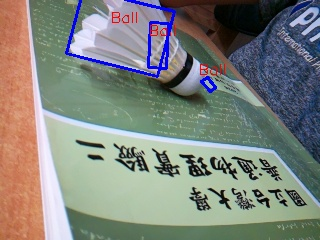
#> input picture test_capture.jpg, 320 x 240 px, given in place of the camera
$ python cameraFAKE.py
#> lines starting #> are read from the running program, lines starting #| are printed output that depends on the picture; after the words box and inside, x2 and y2 are one past the last pixel; in counts of white or black regions, pixels touching at a corner belong together
### rpi/camera_base.py
import logging

import cv2
import numpy as np

logger = logging.getLogger(__name__)


class CameraBase:
    def __init__(self, width=320, height=240, flip_code=-1):
        self.width = width
        self.height = height
        self.flip_code = flip_code

        self.lower_white = np.array([0, 166, 0])
        self.upper_white = np.array([180, 255, 174])
        self.kernel_open = np.ones((3, 3), np.uint8)
        self.kernel_close = np.ones((10, 10), np.uint8)

        self.lower_floor = np.array([35, 90, 20])
        self.upper_floor = np.array([95, 255, 190])
        self.floor_kernel_open = np.ones((5, 5), np.uint8)
        self.floor_kernel_close = np.ones((21, 21), np.uint8)
        self.floor_boundary_margin = 0
        self.floor_bottom_band_ratio = 0.75
        self.min_floor_area = int(self.width * self.height * 0.03)
        self.board_ignore_enabled = True
        self.board_ignore_left_side_y_ratio = 0.50
        self.board_ignore_left_bottom_x_ratio = 0.18
        self.board_ignore_right_side_y_ratio = 0.50
        self.board_ignore_right_bottom_x_ratio = 0.82

        self.ring_v_max = 80
        self.ring_kernel_open = np.ones((1, 1), np.uint8)
        self.ring_kernel_close = np.ones((3, 3), np.uint8)
        self.ring_floor_top_min_buffer = 8
        self.ring_floor_top_max_buffer = 40
        self.ring_above_floor_top = 15
        self.ring_below_floor_top = 55
        self.ring_min_area = 20
        self.ring_max_area = 1200
        self.ring_max_size = 70
        self.ring_white_roi_x = 70
        self.ring_white_roi_up = 45
        self.ring_white_roi_down = 35
        self.ring_white_min_area = 120
        self.ring_white_min_nonline_area = 100
        self.ring_max_width = 50
        self.ring_max_height = 50
        self.ring_white_near_radius = 8
        self.ring_floor_touch_x = 5
        self.ring_floor_touch_down = 12

        self.target_x = None
        self.target_y = None
        self.last_error = None
        self.lost_count = 0
        self.max_lost_frames = 5
        self.max_tracking_distance = 50
        self.head_end_band_ratio = 0.25
        self.head_width_ratio = 0.85

    def fix_orientation(self, frame):
        if self.flip_code is None:
            return frame
        return cv2.flip(frame, self.flip_code)

    # [46 lines left out: function estimate_head_from_long_axis, not called in this run]

    def build_floor_mask(self, frame):
        hsv = cv2.cvtColor(frame, cv2.COLOR_BGR2HSV)
#> hsv: shape (240, 320, 3); mean H, S, V 68, 72.2, 150.4
        green_mask = cv2.inRange(hsv, self.lower_floor, self.upper_floor)
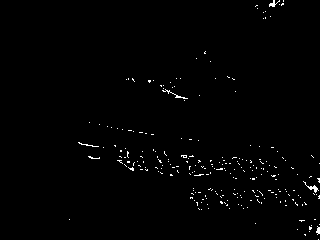
#> green_mask: shape (240, 320); 0.97% white in thin lines or dots, all inside (x1, y1, x2, y2) = (69, 0, 320, 240)
        green_mask = cv2.morphologyEx(green_mask, cv2.MORPH_OPEN, self.floor_kernel_open)
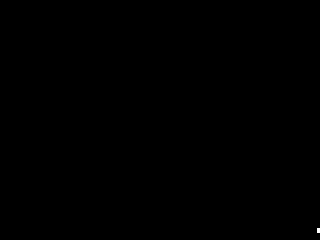
#> green_mask: shape (240, 320); 0.02% white; 1 white region (1 under 20 px)
        green_mask = cv2.morphologyEx(green_mask, cv2.MORPH_CLOSE, self.floor_kernel_close)
#> green_mask: shape (240, 320); 0.05% white; 1 white region

        contours, _ = cv2.findContours(green_mask, cv2.RETR_EXTERNAL, cv2.CHAIN_APPROX_SIMPLE)
#> contours = [[[317, 228], [317, 239], [319, 239], [319, 228]]]
        floor_mask = np.zeros((self.height, self.width), dtype=np.uint8)
        if not contours:
            return floor_mask

        bottom_y = int(self.height * self.floor_bottom_band_ratio)
        floor_contours = []
        for cnt in contours:
            area = cv2.contourArea(cnt)
            _, y, _, h = cv2.boundingRect(cnt)
            reaches_bottom_band = y + h >= bottom_y

            if area >= self.min_floor_area and reaches_bottom_band:
                floor_contours.append(cnt)

        if not floor_contours:
            return floor_mask

        floor_hulls = [cv2.convexHull(cnt) for cnt in floor_contours]
        cv2.drawContours(floor_mask, floor_hulls, -1, 255, -1)
        if self.floor_boundary_margin > 0:
            margin_kernel = np.ones(
                (self.floor_boundary_margin, self.floor_boundary_margin),
                np.uint8
            )
            floor_mask = cv2.erode(floor_mask, margin_kernel)
        return floor_mask

    def board_ignore_polygons(self):
        if not self.board_ignore_enabled:
            return []

        left_side_y = int(self.height * self.board_ignore_left_side_y_ratio)
        left_bottom_x = int(self.width * self.board_ignore_left_bottom_x_ratio)
        right_side_y = int(self.height * self.board_ignore_right_side_y_ratio)
        right_bottom_x = int(self.width * self.board_ignore_right_bottom_x_ratio)
        return [
            np.array(
                [(0, self.height - 1), (0, left_side_y), (left_bottom_x, self.height - 1)],
                dtype=np.int32,
            ),
            np.array(
                [
                    (self.width - 1, self.height - 1),
                    (self.width - 1, right_side_y),
                    (right_bottom_x, self.height - 1),
                ],
                dtype=np.int32,
            ),
        ]

    def build_roi_keep_mask(self):
        keep_mask = np.full((self.height, self.width), 255, dtype=np.uint8)
        polygons = self.board_ignore_polygons()
        if polygons:
            cv2.fillPoly(keep_mask, polygons, 0)
        return keep_mask

    def apply_roi_keep_mask(self, mask):
        return cv2.bitwise_and(mask, mask, mask=self.build_roi_keep_mask())

    def build_badminton_mask(self, frame):
        hls = cv2.cvtColor(frame, cv2.COLOR_BGR2HLS)
        badminton_mask = cv2.inRange(hls, self.lower_white, self.upper_white)
        badminton_mask = cv2.morphologyEx(badminton_mask, cv2.MORPH_OPEN, self.kernel_open)
        badminton_mask = cv2.morphologyEx(badminton_mask, cv2.MORPH_CLOSE, self.kernel_close)
        return self.apply_roi_keep_mask(badminton_mask)

    # [6 lines left out: function ring_floor_top_buffer, not called in this run]

    def build_floor_top_search_mask(self, floor_mask):
        if cv2.countNonZero(floor_mask) == 0:
            return np.full((self.height, self.width), 255, dtype=np.uint8)

        search_mask = np.zeros((self.height, self.width), dtype=np.uint8)
        for x in range(self.width):
            floor_y = np.flatnonzero(floor_mask[:, x])
            if len(floor_y) == 0:
                continue
            floor_top_y = int(floor_y[0])
            top_y = max(floor_top_y - self.ring_floor_top_buffer(floor_top_y), 0)
            bottom_y = min(floor_top_y + self.ring_below_floor_top, self.height)
            search_mask[top_y:bottom_y, x] = 255
        return search_mask

    def build_black_ring_mask(self, frame, floor_mask):
        hsv = cv2.cvtColor(frame, cv2.COLOR_BGR2HSV)
        ring_mask = cv2.inRange(
            hsv,
            np.array([0, 0, 0]),
            np.array([180, 255, self.ring_v_max])
        )
        search_mask = self.build_floor_top_search_mask(floor_mask)
        ring_mask = cv2.bitwise_and(ring_mask, ring_mask, mask=search_mask)
        ring_mask = cv2.morphologyEx(ring_mask, cv2.MORPH_OPEN, self.ring_kernel_open)
        ring_mask = cv2.morphologyEx(ring_mask, cv2.MORPH_CLOSE, self.ring_kernel_close)
        return self.apply_roi_keep_mask(ring_mask)

    def is_near_floor_top(self, floor_mask, x, y):
        if cv2.countNonZero(floor_mask) == 0:
            return True
        if not (0 <= x < self.width):
            return False

        floor_y = np.flatnonzero(floor_mask[:, x])
        if len(floor_y) == 0:
            return False

        top_y = int(floor_y[0])
        return top_y - self.ring_above_floor_top <= y <= top_y + self.ring_below_floor_top

    def find_black_ring_candidates(self, ring_mask, floor_mask):
        contours, _ = cv2.findContours(ring_mask, cv2.RETR_EXTERNAL, cv2.CHAIN_APPROX_SIMPLE)
#> contours = 119 contours, 97 with area under 20; largest, box (x1, y1, x2, y2) and area: (159, 0, 299, 59) 3994, (146, 51, 207, 105) 726, (267, 98, 311, 147) 416, (114, 144, 149, 172) 322, (177, 30, 224, 75) 278
        rings = []

        for cnt in contours:
            area = cv2.contourArea(cnt)
            if not (self.ring_min_area <= area <= self.ring_max_area):
                continue

            x, y, w, h = cv2.boundingRect(cnt)
            if w > self.ring_max_size or h > self.ring_max_size:
                continue

            rect = cv2.minAreaRect(cnt)
            rw, rh = rect[1]
            if rw == 0 or rh == 0:
                continue

            ratio = min(rw, rh) / max(rw, rh)
            if ratio < 0.15:
                continue

            center_x = int(rect[0][0])
            center_y = int(rect[0][1])
            if not self.is_near_floor_top(floor_mask, center_x, center_y):
                continue

            rings.append({
                "contour": cnt,
                "rect": rect,
                "area": area,
                "bbox": (x, y, w, h),
                "center_x": center_x,
                "center_y": center_y,
                "ratio": ratio,
            })

        rings.sort(key=lambda item: item["area"], reverse=True)
        return rings

    def crop_ring_white_roi(self, badminton_mask, ring):
        cx = ring["center_x"]
        cy = ring["center_y"]
        x1 = max(cx - self.ring_white_roi_x, 0)
        x2 = min(cx + self.ring_white_roi_x, self.width)
        y1 = max(cy - self.ring_white_roi_up, 0)
        y2 = min(cy + self.ring_white_roi_down, self.height)
        return badminton_mask[y1:y2, x1:x2]

    def horizontal_line_stats(self, mask):
        white_area = cv2.countNonZero(mask)
        if white_area == 0:
            return 0, 0

        kernel_width = max(mask.shape[1] // 3, 15)
        horizontal_kernel = np.ones((1, kernel_width), np.uint8)
        horizontal_lines = cv2.morphologyEx(mask, cv2.MORPH_OPEN, horizontal_kernel)
        line_area = cv2.countNonZero(horizontal_lines)
        return line_area / white_area, white_area - line_area

    def ring_bottom_in_floor(self, ring, floor_mask):
        if cv2.countNonZero(floor_mask) == 0:
            return True

        x, y, w, h = ring["bbox"]
        bottom_x = x + w // 2
        bottom_y = y + h - 1
        if not (0 <= bottom_x < self.width and 0 <= bottom_y < self.height):
            return False

        x1 = max(bottom_x - self.ring_floor_touch_x, 0)
        x2 = min(bottom_x + self.ring_floor_touch_x + 1, self.width)
        y1 = bottom_y
        y2 = min(bottom_y + self.ring_floor_touch_down + 1, self.height)
        return cv2.countNonZero(floor_mask[y1:y2, x1:x2]) > 0

    def validate_black_ring(self, ring, badminton_mask, floor_mask):
        roi = self.crop_ring_white_roi(badminton_mask, ring)
        white_area = cv2.countNonZero(roi)
        _, nonline_area = self.horizontal_line_stats(roi)

        x, y, w, h = ring["bbox"]
        size_ok = w <= self.ring_max_width and h <= self.ring_max_height
        near_kernel = cv2.getStructuringElement(
            cv2.MORPH_ELLIPSE,
            (self.ring_white_near_radius * 2 + 1, self.ring_white_near_radius * 2 + 1)
        )
        near_white = cv2.dilate(badminton_mask, near_kernel)
        touches_white = cv2.countNonZero(near_white[y:y + h, x:x + w]) > 0
        bottom_in_floor = self.ring_bottom_in_floor(ring, floor_mask)

        valid = (
            size_ok
            and bottom_in_floor
            and touches_white
            and white_area >= self.ring_white_min_area
            and nonline_area >= self.ring_white_min_nonline_area
        )

        result = ring.copy()
        result["white_area"] = white_area
        result["white_nonline_area"] = nonline_area
        result["size_ok"] = size_ok
        result["touches_white"] = touches_white
        result["bottom_in_floor"] = bottom_in_floor
        result["valid"] = valid
        return result

    def validate_black_rings(self, rings, badminton_mask, floor_mask):
        validated = [
            self.validate_black_ring(ring, badminton_mask, floor_mask)
            for ring in rings
        ]
        validated.sort(
            key=lambda item: (
                not item["valid"],
                -item["white_area"],
            )
        )
        return validated

    def ring_to_candidate(self, ring):
        target_cx = ring["center_x"]
        target_cy = ring["center_y"]
        error_from_center = target_cx - self.width // 2
        return {
            "contour": ring["contour"],
            "rect": ring["rect"],
            "area": ring["area"],
            "rect_cx": target_cx,
            "rect_cy": target_cy,
            "target_cx": target_cx,
            "target_cy": target_cy,
            "error": error_from_center,
            "w_h_ratio": ring["ratio"],
            "head_found": True,
            "source": "ring",
            "white_area": ring["white_area"],
            "white_nonline_area": ring["white_nonline_area"],
        }

    def detect_black_ring_candidates(self, frame, badminton_mask, floor_mask):
        ring_mask = self.build_black_ring_mask(frame, floor_mask)
        rings = self.find_black_ring_candidates(ring_mask, floor_mask)
#> rings = 19 items
        validated = self.validate_black_rings(rings, badminton_mask, floor_mask)
#> validated = 19 items
        return [self.ring_to_candidate(ring) for ring in validated if ring["valid"]]

    def build_display_mask(self, floor_mask, badminton_mask):
        return badminton_mask

    def has_floor(self, floor_mask):
        return cv2.countNonZero(floor_mask) >= self.min_floor_area

    def detect_frame(self, frame):
        floor_mask = self.build_floor_mask(frame)
        badminton_mask = self.build_badminton_mask(frame)

        candidate = self.detect_black_ring_candidates(frame, badminton_mask, floor_mask)
#> candidate = 14 items
        detection_mask = badminton_mask
        contours, _ = cv2.findContours(detection_mask,cv2.RETR_EXTERNAL,cv2.CHAIN_APPROX_SIMPLE)
#> contours = 8 contours, 2 with area under 20; largest, box (x1, y1, x2, y2) and area: (23, 0, 279, 240) 19928, (72, 0, 165, 70) 2803, (292, 9, 320, 42) 504, (172, 40, 201, 85) 305, (236, 82, 263, 107) 155, (154, 0, 162, 14) 28

        if not candidate:
            for cnt in contours:
                self.contour_dealing(cnt, candidate, None)

        find_ball, error, target = self.choose_ball(candidate)
        return floor_mask, badminton_mask, candidate, target, find_ball, error

    def process_frame(self, frame):
        floor_mask, badminton_mask, _, _, find_ball, error = self.detect_frame(frame)
        return frame, floor_mask, badminton_mask, find_ball, error

    # [40 lines left out: function contour_dealing, not called in this run]

    def choose_ball(self, candidate):
        if len(candidate) > 0:
            if self.target_x is None:
                target = min(candidate, key=lambda b: abs(b["error"]))
#> target = 13 items
                distance = 0
            else:
                target = min(
                    candidate,
                    key=lambda b: (b["target_cx"] - self.target_x) ** 2
                    + (b["target_cy"] - self.target_y) ** 2
                )
                distance = (
                    (target["target_cx"] - self.target_x) ** 2
                    + (target["target_cy"] - self.target_y) ** 2
                ) ** 0.5

            if self.target_x is not None and distance > self.max_tracking_distance:
                self.lost_count += 1
                if self.lost_count <= self.max_lost_frames:
                    return True, self.last_error, None

                self.target_x = None
                self.target_y = None
                self.last_error = None
                return False, None, None

            self.target_x = target["target_cx"]
#> self.target_x = 162
            self.target_y = target["target_cy"]
#> self.target_y = 162
            error = target["error"]
#> error = 2
            self.last_error = error
#> self.last_error = 2
            self.lost_count = 0

            return True, error, target

        self.lost_count += 1
        if self.last_error is not None and self.lost_count <= self.max_lost_frames:
            return True, self.last_error, None

        self.target_x = None
        self.target_y = None
        self.last_error = None
        return False, None, None

    def __enter__(self):
        return self

    def __exit__(self, exc_type, exc_val, exc_tb):
        self.close()

### rpi/cameraFAKE.py
import cv2
import numpy as np
import time
import logging
import os
from camera_base import CameraBase
logger = logging.getLogger(__name__)


def setup_logging():
    level_name = os.getenv("LOG_LEVEL", "INFO").upper()
    level = getattr(logging, level_name, logging.INFO)

    logging.basicConfig(
        level=level,
        format="%(asctime)s [%(levelname)s] %(name)s: %(message)s",
        datefmt="%H:%M:%S",
    )
    logger.info("logging initialized level=%s", logging.getLevelName(level))


class Camera(CameraBase):
    def __init__(self, width=320, height=240, camera_index=0, flip_code=-1):
        super().__init__(width, height, flip_code)
        self.camera_index = camera_index

        self.cap = cv2.VideoCapture(self.camera_index)
        self.closed = False

        if not self.cap.isOpened():
            raise RuntimeError("Cannot open camera")

        self.cap.set(cv2.CAP_PROP_FRAME_WIDTH, self.width)
        self.cap.set(cv2.CAP_PROP_FRAME_HEIGHT, self.height)

        logger.info("camera activating...")
        time.sleep(2)

    def process_frame(self, frame):
        floor_mask, badminton_mask, candidate, target, find_ball, error = self.detect_frame(frame)
#> in detect_frame, `find_ball, error, target = self.choose_ball(candidate)`: find_ball = True; error = 2; target = 13 items
#> candidate = 14 items; target = 13 items; find_ball = True; error = 2
        self.visualize_frame(frame, floor_mask, candidate, target)
        return frame, floor_mask, badminton_mask, find_ball, error

    def draw_target(self, frame, target):
        target_cx = target["target_cx"]
#> target_cx = 162
        target_cy = target["target_cy"]
#> target_cy = 162

        cv2.circle(frame, (target_cx, target_cy), 6, (0, 255, 0), -1)
        cv2.putText(frame,"TARGET",(target_cx - 25, target_cy + 25),cv2.FONT_HERSHEY_SIMPLEX,0.5,(0, 255, 0),2)
        cv2.line(frame,(self.width // 2, target_cy),(target_cx, target_cy),(0, 255, 0),2)
        cv2.putText(frame,f"error={target['error']}",(10, 30),cv2.FONT_HERSHEY_SIMPLEX,0.6,(0, 255, 0),2)
        logger.debug("target area=%s target_cx=%s target_cy=%s ratio=%.3f head_found=%s",target["area"],target_cx,target_cy,target["w_h_ratio"],target["head_found"])

    def visualize_frame(self, frame, floor_mask, candidate, target):
        self.draw_center_line(frame)
        self.draw_floor_boundary(frame, floor_mask)
        self.draw_candicate(frame, candidate)
        if target is not None:
            self.draw_target(frame, target)

    def draw_center_line(self, frame):
        cv2.line(frame,(self.width // 2, 0),(self.width // 2, self.height),(0, 255, 255),1)

    def draw_floor_boundary(self, frame, floor_mask):
        contours, _ = cv2.findContours(floor_mask, cv2.RETR_EXTERNAL, cv2.CHAIN_APPROX_SIMPLE)
        cv2.drawContours(frame, contours, -1, (255, 0, 255), 3)

    def draw_candicate(self, frame, candidate):
        for ball in candidate:
            box = cv2.boxPoints(ball["rect"])
            box = np.intp(box)

            target_cx = ball["target_cx"]
            target_cy = ball["target_cy"]
            rect_cx = ball["rect_cx"]
            rect_cy = ball["rect_cy"]

            cv2.drawContours(frame, [box], 0, (255, 0, 0), 2)
            cv2.circle(frame, (rect_cx, rect_cy), 3, (255, 255, 0), -1)
            if ball["head_found"]:
                cv2.circle(frame, (target_cx, target_cy), 4, (0, 0, 255), -1)
                cv2.putText(frame,"Head",(target_cx - 12, target_cy - 10),cv2.FONT_HERSHEY_SIMPLEX,0.5,(0, 0, 255),1)
            else:
                cv2.putText(frame,"Ball",(target_cx - 10, target_cy - 10),cv2.FONT_HERSHEY_SIMPLEX,0.5,(0, 0, 255),1)

    def streaming(self):
        logger.info("Starting tracking... Press 'q' to quit.")

        at_frame = 0
        processed_frame = None
        floor_mask = None
        badminton_mask = None
        find_ball = False
        error = None

        try:
            while True:
                ret, raw_frame = self.cap.read()

                if not ret:
                    logger.warning("Failed to read frame")
                    break

                raw_frame = cv2.resize(raw_frame, (self.width, self.height))
                raw_frame = self.fix_orientation(raw_frame)

                if at_frame % 3 == 0:
                    processed_frame, floor_mask, badminton_mask, find_ball, error = self.process_frame(raw_frame)
                    yield find_ball, error

                if processed_frame is not None:
                    cv2.imshow("Robot View", processed_frame)

                if badminton_mask is not None and floor_mask is not None:
                    display_mask = self.build_display_mask(floor_mask, badminton_mask)
                    cv2.imshow("White Mask", display_mask)

                at_frame += 1

                if cv2.waitKey(1) & 0xFF == ord("q"):
                    break

        except KeyboardInterrupt:
            logger.info("Stopped by user")

        finally:
            self.close()

    # [78 lines left out: functions single_test, capture_images, capture_images_interval, not called in this run]

    def close(self):
        if self.closed:
            return
        self.cap.release()
        cv2.destroyAllWindows()
        self.closed = True
        logger.info("Camera and Windows closed.")

if __name__ == "__main__":
    setup_logging()
    with Camera(flip_code=None) as tracker:
        # tracker.single_test()
        for find_ball, error in tracker.streaming():
            logger.info("find_ball=%s error=%s", find_ball, error)
